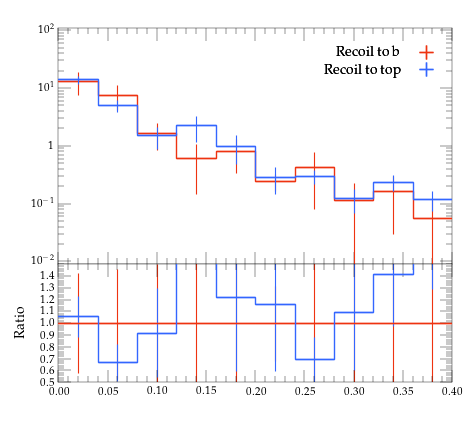

Source code (Python):
#! /usr/bin/env python

# This Python script was auto-generated using YODA v2.0.2.
# Analysis object: /ATLAS_2013_I1243871/l_rho_ptbin7
# Timestamp: 06-08-2026 (15:14:32)

import matplotlib as mpl
import matplotlib.pyplot as plt
mpl.use('Agg') # comment out for interactive use
import os
import numpy as np

plotDir = os.path.split(os.path.realpath(__file__))[0]
if 'YODA_USER_PLOT_PATH' in globals():
    plot_outdir = globals()['YODA_USER_PLOT_PATH']
else:
    plot_outdir = plotDir

#plot style
plt.style.use(os.path.join(plotDir, '../default.mplstyle'))
# plot metadata
figW, figH = plt.rcParams['figure.figsize']
ax_xLabel = r''
ax_yLabel = r''
ax_title  = r''
ax_xScale = 'linear'
ax_yScale = 'log'
xLims = (0.0, 0.4)
yLims = (0.009000000000000001, 110.00000000000001)

# TeX-friendly labels for the legend
labels = {
    'legend' : ([ r"Recoil to b", r"Recoil to top" ], r""),
}

# Adjust canvas width and height
canvasW = 10.0
canvasH = 9.0
figW *= canvasW/10.
figH *= canvasH/9.

# Create figure and axis objects
fig, (ax, ratio0_ax) = plt.subplots(2, 1, sharex=True,
                  figsize=(figW,figH), gridspec_kw={'height_ratios': (6.0, 3.0)})

# Set figure margins
plt.subplots_adjust(
    left   = 1.0 * plt.rcParams['figure.subplot.left'],
    right  = 1.0 * plt.rcParams['figure.subplot.right'],
    top    = 1.0 * plt.rcParams['figure.subplot.top'],
    bottom = 1.0 * plt.rcParams['figure.subplot.bottom'])

ratio0_ax.yaxis.set_major_locator(mpl.ticker.MultipleLocator(0.1))
ratio0_ax.set_ylim(0.5, 1.4999)
ratio0_ax.set_ylabel('Ratio')

# the numerical data is stored in a separate file
dataf = dict()
prefix = os.path.split(__file__)[0]
if prefix:    prefix = prefix + '/'
exec(open(prefix+'l_rho_ptbin7__data.py').read(), dataf)


legend_handles = dict() # keep track of handles for the legend

# style options for curves
# starts at zorder>=5 to draw curve on top of legend
styles = {
  'recoil_b': {
    'color' : '#EE3311',
    'linestyle' : '-',
    'linewidth' : 1,
    'marker' : 'none',
    'markersize' : 2,
    'capsize' : 0.0,
    'zorder' : 5,
    'histstyle' : 1,
    'drawstyle' : 'steps-pre',
    'xerrorbars' : 1,
    'yerrorbars' : 1,
    'fillcolor' : None,
    'fillopacity' : 1.0,
    'ratio0_linestyle' : '-',
    'ratio0_linewidth' : 1,
    'ratio0_marker' : 'none',
    'ratio0_markersize' : 2,
    'ratio0_capsize' : 0.0,
    'ratio0_zorder' : 5,
    'ratio0_histstyle' : 1,
    'ratio0_drawstyle' : 'steps-pre',
    'ratio0_xerrorbars' : 1,
    'ratio0_yerrorbars' : 1,
  },
  'recoil_t': {
    'color' : '#3366FF',
    'linestyle' : '-',
    'linewidth' : 1,
    'marker' : 'none',
    'markersize' : 2,
    'capsize' : 0.0,
    'zorder' : 6,
    'histstyle' : 1,
    'drawstyle' : 'steps-pre',
    'xerrorbars' : 1,
    'yerrorbars' : 1,
    'fillcolor' : None,
    'fillopacity' : 1.0,
    'ratio0_linestyle' : '-',
    'ratio0_linewidth' : 1,
    'ratio0_marker' : 'none',
    'ratio0_markersize' : 2,
    'ratio0_capsize' : 0.0,
    'ratio0_zorder' : 6,
    'ratio0_histstyle' : 1,
    'ratio0_drawstyle' : 'steps-pre',
    'ratio0_xerrorbars' : 1,
    'ratio0_yerrorbars' : 1,
  },
}

# curve from input yoda files in main panel
for label, yvals in dataf['yvals'].items():
    if all(np.isnan(v) for v in dataf['yvals'][label]):
        continue
    tmp = None
    if styles[label]['histstyle']: # draw as histogram
        xpos = dataf['xedges'][label] if styles[label]['drawstyle'] else dataf['xpoints'][label]
        ypos = np.insert(yvals, 0, yvals[0]) if styles[label]['drawstyle'] else yvals
        if styles[label]['fillcolor']: # fill area below curve
            ax.fill_between(xpos, ypos, step='pre',
                            color=styles[label]['fillcolor'],
                            alpha=styles[label]['fillopacity'])
        tmp, = ax.plot(xpos, ypos,
                       color=styles[label]['color'],
                       linestyle=styles[label]['linestyle'],
                       linewidth=styles[label]['linewidth'],
                       drawstyle=styles[label]['drawstyle'], solid_joinstyle='miter',
                       zorder=styles[label]['zorder'], label=label)
    tmp = ax.errorbar(dataf['xpoints'][label], yvals,
                      xerr=np.array(dataf['xerrs'][label])*styles[label]['xerrorbars'],
                      yerr=np.array(dataf['yerrs'][label])*styles[label]['yerrorbars'],
                      fmt=styles[label]['marker'], capsize=styles[label]['capsize'],
                      markersize=styles[label]['markersize'],
                      ecolor=styles[label]['color'],
                      color=styles[label]['color'], zorder=styles[label]['zorder'])
    tmp[-1][0].set_linestyle(styles[label]['linestyle'])
    tmp[-1][0].set_linewidth(styles[label]['linewidth'])
    if label in dataf['add_legend_handle']:  legend_handles[label] = tmp
    for varLabel in dataf['variation_yvals'].keys():
        if varLabel.startswith(label):
            tmp, = ax.plot(dataf['xedges'][label], dataf['variation_yvals'][varLabel],
                           color=styles[label]['color'],
                           linestyle=styles[label]['linestyle'],
                           linewidth=styles[label]['linewidth'],
                           drawstyle='steps-pre', solid_joinstyle='miter',
                           zorder=styles[label]['zorder'], alpha=0.5)


# plots on ratio panel
# curve from input yoda files in ratio panel
for label, yvals in dataf['ratio0_yvals'].items():
    if all(np.isnan(v) for v in yvals):
        continue
    if styles[label]['ratio0_histstyle']: # plot as histogram
        xpos = dataf['xedges']['recoil_b'] if styles[label]['ratio0_drawstyle'] else dataf['xpoints']['recoil_b']
        ypos = np.insert(yvals, 0, yvals[0]) if styles[label]['ratio0_drawstyle'] else yvals
        ratio0_ax.plot(xpos, ypos,
                       color=styles[label]['color'],
                       linewidth=styles[label]['linewidth'],
                       linestyle=styles[label]['ratio0_linestyle'],
                       drawstyle=styles[label]['ratio0_drawstyle'], zorder=styles[label]['zorder'],
                       solid_joinstyle='miter')
    tmp = ratio0_ax.errorbar(dataf['xpoints']['recoil_b'], yvals,
                             xerr=np.array(dataf['ref_xerrs'])*styles[label]['ratio0_xerrorbars'],
                             yerr=np.array(dataf['ratio0_yerrs'][label])*styles[label]['ratio0_yerrorbars'],
                             fmt=styles[label]['ratio0_marker'], capsize=styles[label]['ratio0_capsize'],
                             markersize=styles[label]['ratio0_markersize'],
                             ecolor=styles[label]['color'],
                             color=styles[label]['color'])
    tmp[-1][0].set_linestyle(styles[label]['ratio0_linestyle'])
    tmp[-1][0].set_linewidth(styles[label]['ratio0_linewidth'])

    for varlabel in dataf['ratio0_variation_vals'].keys():
        if varlabel.startswith(label):
            ratio0_ax.plot(dataf['xedges']['recoil_b'],
                            dataf['ratio0_variation_vals'][varlabel],
                            color=styles[label]['color'],
                            linestyle=styles[label]['linestyle'],
                            linewidth=styles[label]['linewidth'],
                            drawstyle='steps-pre', solid_joinstyle='miter',
                            zorder=1, alpha=0.5)

legend_items = list(legend_handles.values())
ax.add_artist(ax.legend(legend_items,
                        labels['legend'][0],
                        title=labels['legend'][1],
                        alignment='right',
                        loc='upper right',
                        bbox_to_anchor=(1.0, 0.97),markerfirst=False))

# set plot metadata as defined above
ratio0_ax.set_xlabel(ax_xLabel)
ratio0_ax.xaxis.set_label_coords(1., -0.15)
ax.set_ylabel(ax_yLabel, ha='right', va='top')
ax.yaxis.set_label_coords(-0.11, 1.0)
ax.set_title(ax_title, loc='left')
ax.set_xscale(ax_xScale)
ax.set_yscale(ax_yScale)
ax.set_xlim(xLims)
ax.set_ylim(yLims)

# tick formatting
plt.rcParams['xtick.top'] = True
plt.rcParams['ytick.right'] = True
ax.yaxis.set_major_locator(mpl.ticker.LogLocator(base=10.0, numticks=np.inf))
ax.yaxis.set_minor_locator(mpl.ticker.LogLocator(
                           base=10.0, subs=np.arange(0.1, 1, 0.1), numticks=np.inf))
fig.align_ylabels((ax, ratio0_ax))
plt.savefig(os.path.join(plot_outdir, 'l_rho_ptbin7.pdf'), format='PDF')
plt.savefig(os.path.join(plot_outdir, 'l_rho_ptbin7.png'), format='PNG')

plt.close(fig)
